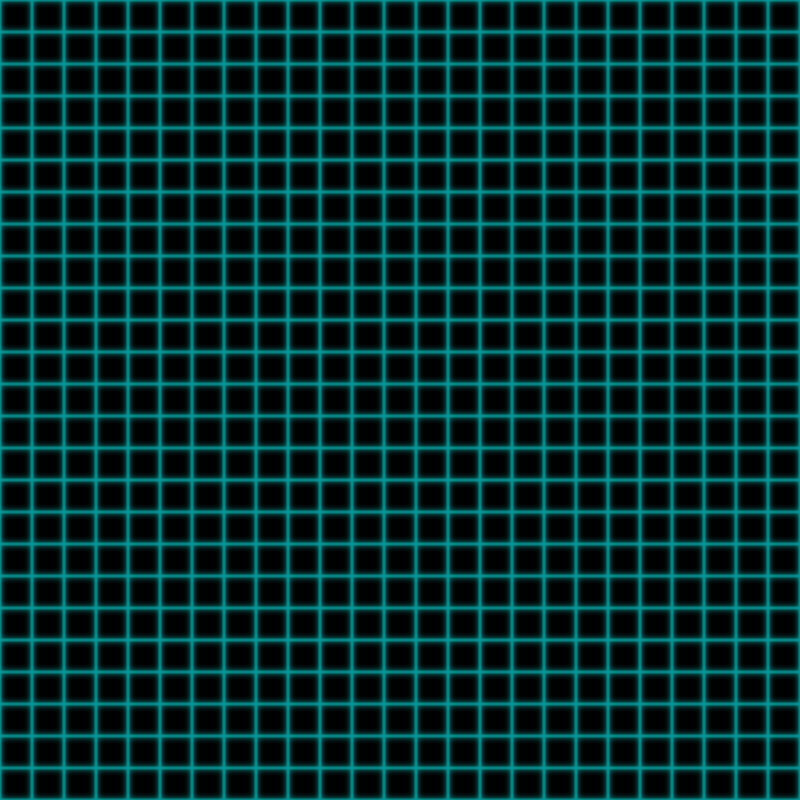

A level layout from a 2D game, rendered from its tile map. Below: a short description, then the map file with tile-grid data replaced by summaries:
An orthogonal 25x25 tile map with 32x32 px tiles, 1 tile layer (Tile Layer 1).

<map version="1.0" orientation="orthogonal" renderorder="right-down" width="25" height="25" tilewidth="32" tileheight="32" nextobjectid="1">
 <tileset firstgid="1" name="tile" tilewidth="32" tileheight="32">
  <image source="tile.png" width="32" height="32" />
 </tileset>
 <layer name="Tile Layer 1" width="25" height="25">
  <data>[625 cells, 625 non-empty, 1 distinct tile ids]</data>
 </layer>
</map>